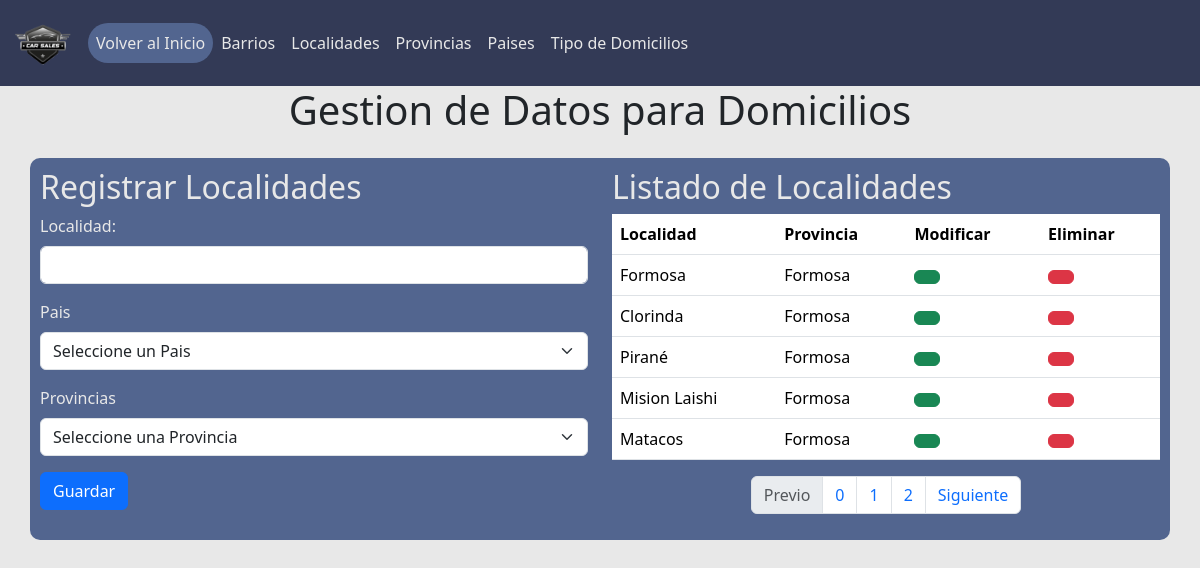
The page /vistas/form_datos_para_domicilios.php?page=form_localidad on the database its author committed.
### tables this page shows
CREATE TABLE `localidades` (
  `idlocalidades` int NOT NULL AUTO_INCREMENT,
  `descripcion` varchar(45) NOT NULL,
  `activo_localidad` tinyint(1) NOT NULL DEFAULT '1',
  `provincias_idprovincias` int NOT NULL,
  PRIMARY KEY (`idlocalidades`),
  KEY `fk_localidades_provincias1_idx` (`provincias_idprovincias`),
  CONSTRAINT `fk_localidades_provincias1` FOREIGN KEY (`provincias_idprovincias`) REFERENCES `provincias` (`idprovincias`)
);

CREATE TABLE `provincias` (
  `idprovincias` int NOT NULL AUTO_INCREMENT,
  `descripcion` varchar(45) NOT NULL,
  `activo_provincia` tinyint(1) NOT NULL DEFAULT '1',
  `paises_idpaises` int NOT NULL,
  PRIMARY KEY (`idprovincias`),
  KEY `fk_provincias_paises1_idx` (`paises_idpaises`),
  CONSTRAINT `fk_provincias_paises1` FOREIGN KEY (`paises_idpaises`) REFERENCES `paises` (`idpaises`)
);

### modelos/tablas_maestras/localidad.php (called while the page is built, shortened)
<?php
require_once($_SERVER['DOCUMENT_ROOT'] . '/2do_Cuatrimestre/PP_2/Proyecto_Septiembre_02/modelos/conexion.php');
class Localidades extends Paginacion{
    public function traer_cantidad_localidad(){
        $conexion = new Conexion();
        $query = "SELECT count(*) as total FROM localidades WHERE activo_localidad = 1";
        return $conexion->consultar($query);
    }
    public function traer_localidades_paginacion(){
            $conexion = new Conexion();
            $query = "SELECT localidades.*, localidades.descripcion as nombre_localidad, provincias.*, provincias.descripcion as nombre_provincia FROM localidades INNER JOIN provincias on localidades.provincias_idprovincias = provincias.idprovincias WHERE activo_localidad = 1 LIMIT $this->pagina_actual,$this->paginacion";
            return $conexion->consultar($query);
    }
}

### Proyecto_Septiembre_02/modelos/conexion.php (called while the page is built, shortened)
<?php
class Conexion{
    private $_con;
    private $servidor;
    private $usuario;
    private $password;
    private $base_datos;
    public function __construct() {
        $this->servidor = 'localhost';
        $this->usuario = 'root';
        $this->password = 'Fabio38096227';
        $this->base_datos = 'car_sales_2024';
    }
    public function conectar(){
        $this->_con = new mysqli($this->servidor, $this->usuario, $this->password, $this->base_datos);
    }
    public function consultar($query){
        $resultado = $this->_con->query($query);
        return $resultado;
    }
}
?>

### vistas/paginas/tablas_maestras/form_localidad.php (the view, shortened to what this page needs)
<?php
require_once('../modelos/tablas_maestras/localidad.php');
$localidades = new Localidades();
$result_localidades_ = $localidades->traer_cantidad_localidad();
foreach($result_localidades_ as $localidades_1){
    $total_registros = $localidades_1['total'];
}
$result_localidades = $localidades->traer_localidades_paginacion();
?>
<div class="row">
    <div class="col">
        <h2>Registrar Localidades</h2>
        <form id="id_form_localidad" method="POST" action="../controladores/tablas_maestras/localidad.controlador.php">
            <div class="mb-3">
                <label for="exampleInputEmail1" class="form-label">Localidad:</label>
                <input  type="text" name="descripcion" onfocusout="validate_localidad(event)" class="form-control" id="idlocalidades" aria-describedby="emailHelp">
            </div>
            <div class="mb-3">
                    <label for="disabledSelect" class="form-label">Pais</label>
                    <select name="idpaises" id="idpaises" onchange="validar_pais(this.value)" class="form-select">
                        <option value="">Seleccione un Pais</option>
                    </select>
            </div>
            <div class="mb-3">
                    <label for="disabledSelect" class="form-label">Provincias</label>
                    <select name="provincias_idprovincias" id="idprovincias" class="form-select">
                        <option value="">Seleccione una Provincia</option>
                    </select>
            </div>
            <button onclick="validar_vacio_localidad()" type="button" class="btn btn-primary">
                Guardar
            </button>
        </form>
    </div>
    <div class="col">
        <h2>Listado de Localidades</h2>
        <table class="table table-hover">
            <thead>
                <tr>
                <th>Localidad</th>
                <th>Provincia</th>
                <th>Modificar</th>
                <th>Eliminar</th>
                </tr>
            </thead>
            <tbody>
                <?php
                    foreach($result_localidades as $localidades_){
                ?>
                <tr>
                <td><?= $localidades_['nombre_localidad']; ?></td>
                <td><?= $localidades_['nombre_provincia']; ?></td>
                <td>
                    <a href="form_datos_para_domicilios.php?page=form_localidad&idlocalidades=<?=$localidades_['idlocalidades']; ?>&descripcion=<?=$localidades_['descripcion'];?>" class="btn btn-success" type="button">
                    </a>
                </td>
                <td>
                    <form id="formulario-eliminar-<?= $localidades_['idlocalidades']; ?>" method="POST" action="../controladores/tablas_maestras/localidad.controlador.php">
                        <button onclick="confirmarAccion(event, 'eliminar', 'formulario-eliminar-<?= $localidades_['idlocalidades']; ?>')" class="btn btn-danger" type="submit"><i class="fa-solid fa-trash"></i></button>
                    </form>
                </td>
                </tr>
                        <?php
                        }
                        ?>
            </tbody>
        </table>
        <nav aria-label="...">
            <ul class="pagination justify-content-center">
            <li class="page-item <?php if($localidades->pagina_actual == 0){echo 'disabled';} ?>">
                <a class="page-link" href="form_datos_para_domicilios.php?page=form_localidad&pagina_actual=<?= $localidades->pagina_actual - 1 ?>">Previo</a>
            </li>
            <li class="page-item"><a class="page-link" href="form_datos_para_domicilios.php?page=form_localidad&pagina_actual=<?= $localidades->pagina_actual - 1 ?>"><?= $localidades->pagina_actual ?></a></li>
            <li class="page-item"><a class="page-link" href="form_datos_para_domicilios.php?page=form_localidad&pagina_actual=<?= $localidades->pagina_actual ?>"><?= $localidades->pagina_actual + 1 ?></a></li>
            <li class="page-item"><a class="page-link" href="form_datos_para_domicilios.php?page=form_localidad&pagina_actual=<?= $localidades->pagina_actual + 1 ?>"><?= $localidades->pagina_actual + 2 ?></a></li>
            <li class="page-item <?php if($localidades->pagina_actual == $total_registros - 1){echo 'disabled';} ?>">
                <a class="page-link" href="form_datos_para_domicilios.php?page=form_localidad&pagina_actual=<?= $localidades->pagina_actual + 1 ?>">Siguiente</a>
            </li>
            </ul>
        </nav>
    </div>
</div>

### assets/css/form_datos_style.css (style rules this page uses)
body { background-color: #E8E8E8; }

### rows shown on the page
localidades: descripcion "Formosa", provincias_idprovincias.descripcion "Formosa"
localidades: descripcion "Clorinda", provincias_idprovincias.descripcion "Formosa"
localidades: descripcion "Pirané", provincias_idprovincias.descripcion "Formosa"
localidades: descripcion "Mision Laishi", provincias_idprovincias.descripcion "Formosa"
localidades: descripcion "Matacos", provincias_idprovincias.descripcion "Formosa"

### other values the page prints
$localidades->pagina_actual "0"
$localidades->pagina_actual + 1 "1"
$localidades->pagina_actual + 2 "2"
